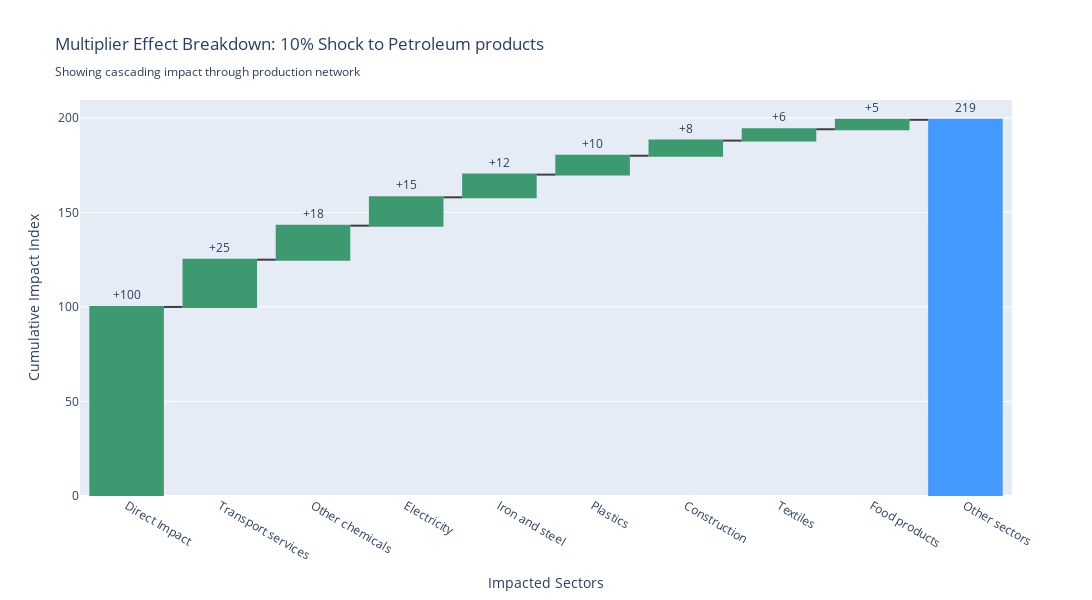

Source (notebook cell):
### Markdown cell above
# Waterfall Chart

### Code cell
# Select a critical sector
critical_sector = 'Petroleum products'

# Simulate impact breakdown (you would use actual Leontief calculations)
# This is illustrative structure - replace with your actual multiplier calculations

# For demonstration, let's create impact breakdown
impact_breakdown = {
    'Direct Impact': 100,
    'Transport services': 25,
    'Other chemicals': 18,
    'Electricity': 15,
    'Iron and steel': 12,
    'Plastics': 10,
    'Construction': 8,
    'Textiles': 6,
    'Food products': 5,
    'Other sectors': 20
}

# Calculate cumulative
labels = list(impact_breakdown.keys())
values = list(impact_breakdown.values())

# Prepare for waterfall: alternating positive values and cumulative
cumulative = [values[0]]
for i in range(1, len(values)):
    cumulative.append(cumulative[-1] + values[i])

# Create waterfall chart
fig = go.Figure(go.Waterfall(
    name="Impact",
    orientation="v",
    measure=["relative"] + ["relative"] * (len(labels) - 2) + ["total"],
    x=labels,
    textposition="outside",
    text=[f"+{v}" for v in values[:-1]] + [f"{cumulative[-1]}"],
    y=values[:-1] + [cumulative[-1]],
    connector={"line": {"color": "rgb(63, 63, 63)"}},
))

fig.update_layout(
    title=f"Multiplier Effect Breakdown: 10% Shock to {critical_sector}<br>" +
          "<sub>Showing cascading impact through production network</sub>",
    showlegend=False,
    height=600,
    width=1200,
    font=dict(size=12),
    xaxis=dict(title="Impacted Sectors"),
    yaxis=dict(title="Cumulative Impact Index")
)

fig.write_html('multiplier_waterfall.html')
fig.show()

print(f"\nTotal Multiplier Effect from {critical_sector}: {cumulative[-1]:.1f}")
print(f"Direct Impact: {values[0]:.1f}")
print(f"Indirect Impact: {cumulative[-1] - values[0]:.1f}")
print(f"Multiplier: {cumulative[-1] / values[0]:.2f}x")

### Figure 1 — Plotly figure (JSON) as saved in the notebook; plotly's stock layout.template omitted (floating-point values rounded to 4 significant figures)
{"data": [{"connector": {"line": {"color": "rgb(63, 63, 63)"}}, "measure": ["relative", "relative", "relative", "relative", "relative", "relative", "relative", "relative", "relative", "total"], "name": "Impact", "orientation": "v", "text": ["+100", "+25", "+18", "+15", "+12", "+10", "+8", "+6", "+5", "219"], "textposition": "outside", "type": "waterfall", "x": ["Direct Impact", "Transport services", "Other chemicals", "Electricity", "Iron and steel", "Plastics", "Construction", "Textiles", "Food products", "Other sectors"], "y": [100, 25, 18, 15, 12, 10, 8, 6, 5, 219]}], "layout": {"font": {"size": 12}, "height": 600, "showlegend": false, "title": {"text": "Multiplier Effect Breakdown: 10% Shock to Petroleum products<br><sub>Showing cascading impact through production network</sub>"}, "width": 1200, "xaxis": {"title": {"text": "Impacted Sectors"}}, "yaxis": {"title": {"text": "Cumulative Impact Index"}}}}
